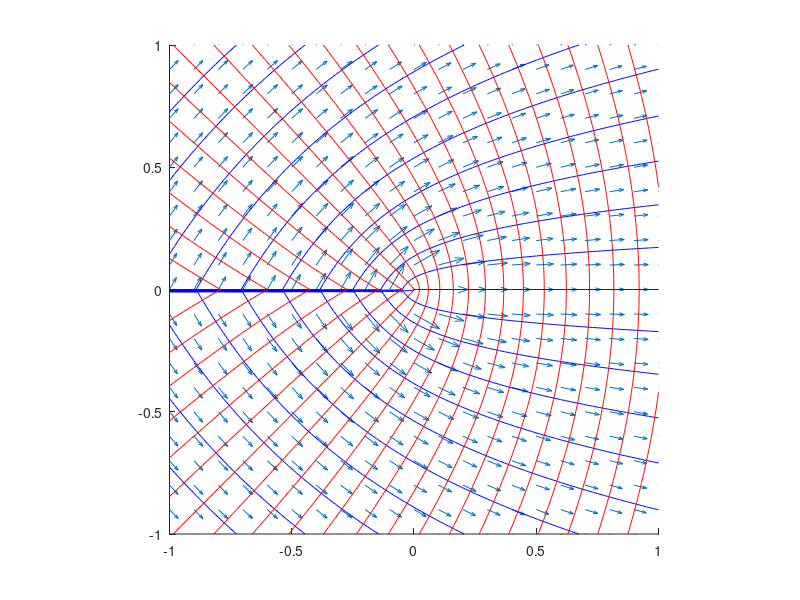

MATLAB code for this plot:
[x,y]=meshgrid(-1:0.01:1,-1:0.01:1);
[theta,r]=cart2pol(x,y);
alpha=2/3;
u=r.^alpha;
q=r.^(alpha-1);
psi=u.*sin(alpha.*theta);
phi=u.*cos(alpha.*theta);
hold all;
q=r.^(alpha-1);
utheta=-alpha.*q.*sin(alpha.*theta);
ur=alpha.*q.*cos(alpha.*theta);

u=ur.*cos(theta)-utheta.*sin(theta);
v=ur.*sin(theta)+utheta.*cos(theta);

k=10;
quiver(x(1:k:end,1:k:end),y(1:k:end,1:k:end),u(1:k:end,1:k:end),v(1:k:end,1:k:end));
contour(x,y,psi,21,'b');
contour(x,y,phi,21,'r');
daspect([1 1 1]);